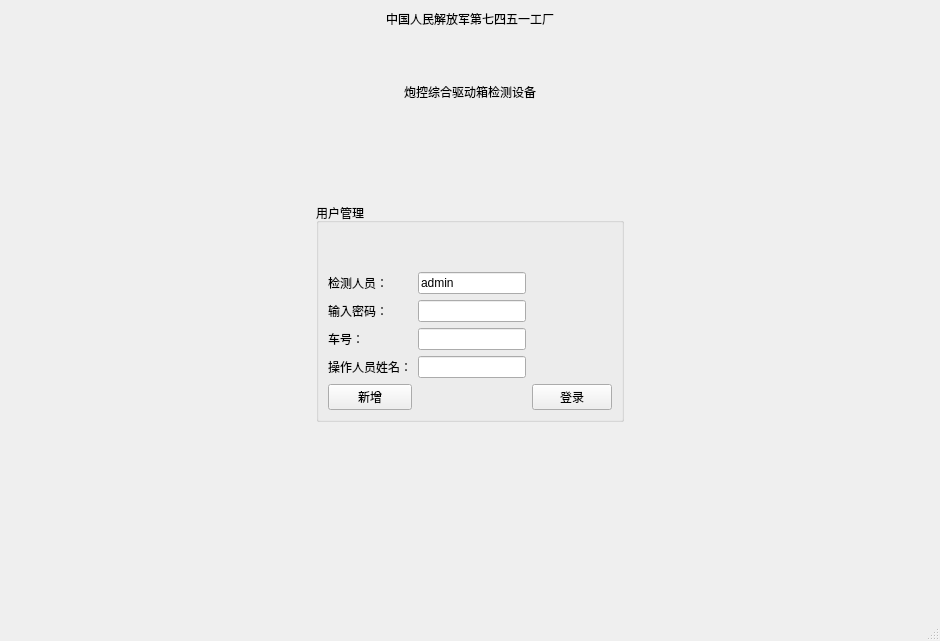
<?xml version="1.0" encoding="UTF-8"?>
<ui version="4.0">
 <class>SignIn</class>
 <widget class="QMainWindow" name="SignIn">
  <property name="geometry">
   <rect>
    <x>0</x>
    <y>0</y>
    <width>940</width>
    <height>641</height>
   </rect>
  </property>
  <property name="windowTitle">
   <string>炮控综合驱动箱检测设备 V1.0</string>
  </property>
  <property name="styleSheet">
   <string notr="true"/>
  </property>
  <widget class="QWidget" name="centralwidget">
   <layout class="QGridLayout" name="gridLayout_2">
    <item row="0" column="1">
     <layout class="QVBoxLayout" name="verticalLayout">
      <item>
       <layout class="QHBoxLayout" name="horizontalLayout">
        <item>
         <spacer name="horizontalSpacer_7">
          <property name="orientation">
           <enum>Qt::Horizontal</enum>
          </property>
          <property name="sizeHint" stdset="0">
           <size>
            <width>40</width>
            <height>20</height>
           </size>
          </property>
         </spacer>
        </item>
        <item>
         <widget class="QLabel" name="label_sign_1">
          <property name="text">
           <string>中国人民解放军第七四五一工厂</string>
          </property>
         </widget>
        </item>
        <item>
         <spacer name="horizontalSpacer">
          <property name="orientation">
           <enum>Qt::Horizontal</enum>
          </property>
          <property name="sizeHint" stdset="0">
           <size>
            <width>40</width>
            <height>20</height>
           </size>
          </property>
         </spacer>
        </item>
       </layout>
      </item>
      <item>
       <spacer name="verticalSpacer">
        <property name="orientation">
         <enum>Qt::Vertical</enum>
        </property>
        <property name="sizeHint" stdset="0">
         <size>
          <width>20</width>
          <height>40</height>
         </size>
        </property>
       </spacer>
      </item>
      <item>
       <layout class="QHBoxLayout" name="horizontalLayout_2">
        <item>
         <spacer name="horizontalSpacer_2">
          <property name="orientation">
           <enum>Qt::Horizontal</enum>
          </property>
          <property name="sizeHint" stdset="0">
           <size>
            <width>40</width>
            <height>20</height>
           </size>
          </property>
         </spacer>
        </item>
        <item>
         <widget class="QLabel" name="label_sign_2">
          <property name="text">
           <string>炮控综合驱动箱检测设备</string>
          </property>
         </widget>
        </item>
        <item>
         <spacer name="horizontalSpacer_3">
          <property name="orientation">
           <enum>Qt::Horizontal</enum>
          </property>
          <property name="sizeHint" stdset="0">
           <size>
            <width>40</width>
            <height>20</height>
           </size>
          </property>
         </spacer>
        </item>
       </layout>
      </item>
      <item>
       <spacer name="verticalSpacer_2">
        <property name="orientation">
         <enum>Qt::Vertical</enum>
        </property>
        <property name="sizeHint" stdset="0">
         <size>
          <width>20</width>
          <height>40</height>
         </size>
        </property>
       </spacer>
      </item>
      <item>
       <spacer name="verticalSpacer_5">
        <property name="orientation">
         <enum>Qt::Vertical</enum>
        </property>
        <property name="sizeHint" stdset="0">
         <size>
          <width>20</width>
          <height>40</height>
         </size>
        </property>
       </spacer>
      </item>
     </layout>
    </item>
    <item row="1" column="0">
     <spacer name="horizontalSpacer_4">
      <property name="orientation">
       <enum>Qt::Horizontal</enum>
      </property>
      <property name="sizeHint" stdset="0">
       <size>
        <width>301</width>
        <height>20</height>
       </size>
      </property>
     </spacer>
    </item>
    <item row="1" column="1">
     <widget class="QGroupBox" name="groupBox_sign">
      <property name="title">
       <string>用户管理</string>
      </property>
      <layout class="QGridLayout" name="gridLayout">
       <item row="0" column="2">
        <spacer name="verticalSpacer_3">
         <property name="orientation">
          <enum>Qt::Vertical</enum>
         </property>
         <property name="sizeHint" stdset="0">
          <size>
           <width>20</width>
           <height>40</height>
          </size>
         </property>
        </spacer>
       </item>
       <item row="1" column="0">
        <widget class="QLabel" name="label_user">
         <property name="text">
          <string>检测人员：</string>
         </property>
        </widget>
       </item>
       <item row="1" column="1" colspan="2">
        <widget class="QLineEdit" name="lineEdit_Username">
         <property name="text">
          <string>admin</string>
         </property>
        </widget>
       </item>
       <item row="2" column="0">
        <widget class="QLabel" name="label_password">
         <property name="text">
          <string>输入密码：</string>
         </property>
        </widget>
       </item>
       <item row="2" column="1" colspan="2">
        <widget class="QLineEdit" name="lineEdit_Password"/>
       </item>
       <item row="3" column="0">
        <widget class="QLabel" name="label_carnumber">
         <property name="text">
          <string>车号：</string>
         </property>
        </widget>
       </item>
       <item row="3" column="1" colspan="2">
        <widget class="QLineEdit" name="lineEdit_LicenseNumber"/>
       </item>
       <item row="4" column="0">
        <widget class="QLabel" name="label_name">
         <property name="text">
          <string>操作人员姓名：</string>
         </property>
        </widget>
       </item>
       <item row="4" column="1" colspan="2">
        <widget class="QLineEdit" name="lineEdit_Name"/>
       </item>
       <item row="5" column="0">
        <widget class="QPushButton" name="pushButton_AddAdmin">
         <property name="text">
          <string>新增</string>
         </property>
        </widget>
       </item>
       <item row="5" column="1">
        <spacer name="horizontalSpacer_6">
         <property name="orientation">
          <enum>Qt::Horizontal</enum>
         </property>
         <property name="sizeHint" stdset="0">
          <size>
           <width>40</width>
           <height>20</height>
          </size>
         </property>
        </spacer>
       </item>
       <item row="5" column="3">
        <widget class="QPushButton" name="pushButton_signin">
         <property name="text">
          <string>登录</string>
         </property>
        </widget>
       </item>
      </layout>
     </widget>
    </item>
    <item row="1" column="2">
     <spacer name="horizontalSpacer_5">
      <property name="orientation">
       <enum>Qt::Horizontal</enum>
      </property>
      <property name="sizeHint" stdset="0">
       <size>
        <width>300</width>
        <height>20</height>
       </size>
      </property>
     </spacer>
    </item>
    <item row="2" column="1">
     <spacer name="verticalSpacer_4">
      <property name="orientation">
       <enum>Qt::Vertical</enum>
      </property>
      <property name="sizeHint" stdset="0">
       <size>
        <width>20</width>
        <height>156</height>
       </size>
      </property>
     </spacer>
    </item>
   </layout>
  </widget>
  <widget class="QMenuBar" name="menubar">
   <property name="geometry">
    <rect>
     <x>0</x>
     <y>0</y>
     <width>940</width>
     <height>21</height>
    </rect>
   </property>
  </widget>
  <widget class="QStatusBar" name="statusbar"/>
 </widget>
 <resources/>
 <connections/>
</ui>
